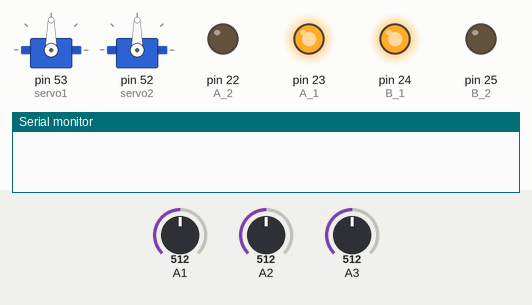
Recording of a sketch running on a simulated Arduino Mega 2560, built for the host (arithmetic inside an expression is 32-bit, double 64-bit). On the bench: 2 × servo, output pins drawn as LEDs (lit = HIGH), the last lines printed to the serial monitor. The test bench sets the inputs (shaded band); at power-on: A1 = 512, A2 = 512, A3 = 512.

Above: at 0.1 s.
At 2.2 s:
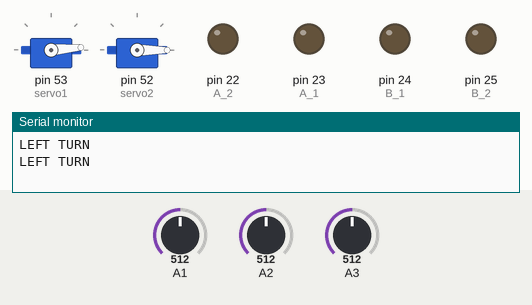
At 3.5 s:
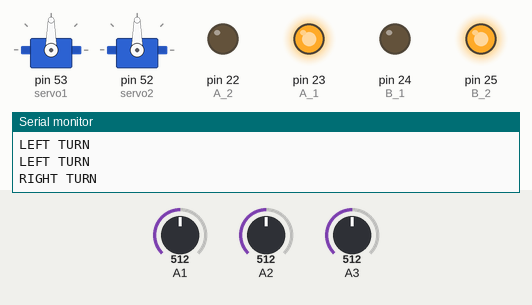
At 6.5 s:
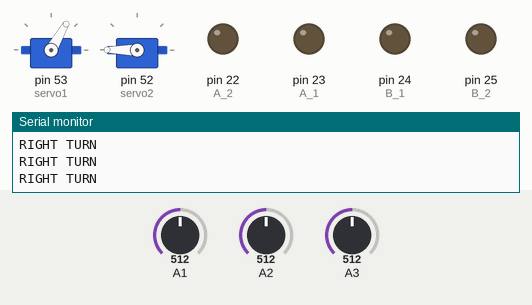
At 12.0 s:
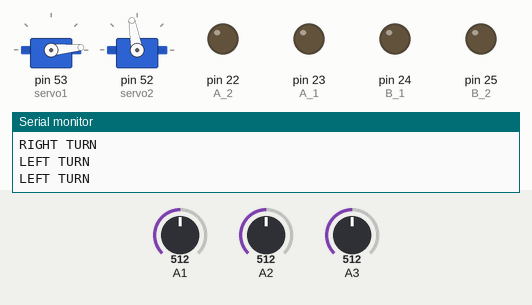
At 18.6 s:
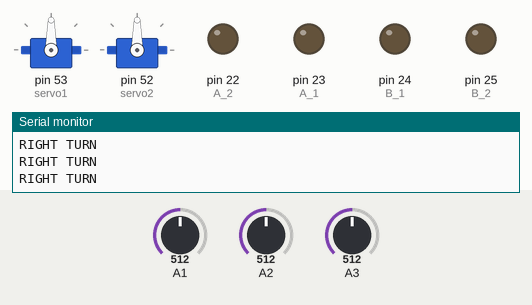
Timing chart, 0 to 20.1 s (numbered marks = the images above):
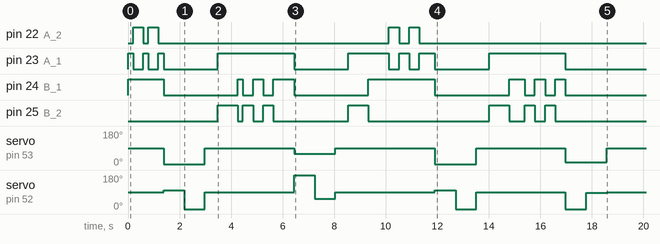

The sketch:

Eyantra_Task4.ino
```cpp
#include <Servo.h>
Servo servo1;  // create servo object to control a servo
Servo servo2;
const int EN_A = 46;
const int EN_B = 45;
const int A_1 = 23;
const int A_2 = 22;
const int B_1 = 24;
const int B_2 = 25;
int threshold = 500;
int rot_delay = 390;

/*
*
* Function Name: pin_init
* Input: void
* Output: void
* Logic: To initialise all the pins
* Example Call: pin_init()
*
*/
void pin_init(){
  pinMode(A_1,OUTPUT);
  pinMode(A_2,OUTPUT);
  pinMode(B_1,OUTPUT);
  pinMode(B_2,OUTPUT);
  servo1.attach(53);   // attaches the servo on B0 to the servo object
  servo2.attach(52);
  Serial.begin(57600);
}

/*
*
* Function Name: forward
* Input: void
* Output: void
* Logic: To move the bot forward
* Example Call: forward()
*
*/
void forward()
{
  digitalWrite(EN_A, HIGH);
  digitalWrite(EN_B, HIGH);
  digitalWrite(A_1, HIGH);
  digitalWrite(A_2, LOW);
  digitalWrite(B_1, HIGH);
  digitalWrite(B_2, LOW);
}

/*
*
* Function Name: stop
* Input: void
* Output: void
* Logic: To stop the bot
* Example Call: stop()
*
*/
void stop()
{
  digitalWrite(EN_A, LOW);
  digitalWrite(EN_B, LOW);
  digitalWrite(A_1, LOW);
  digitalWrite(A_2, LOW);
  digitalWrite(B_1, LOW);
  digitalWrite(B_2, LOW);
}

/*
*
* Function Name: soft_left
* Input: void
* Output: void
* Logic: To turn the bot to left softly
* Example Call: soft_left()
*
*/
void soft_left()
{
  digitalWrite(EN_A, HIGH);
  digitalWrite(EN_B, HIGH);
  digitalWrite(A_1, LOW);
  digitalWrite(A_2, LOW);
  digitalWrite(B_1, HIGH);
  digitalWrite(B_2, LOW);
}

/*
*
* Function Name: soft_right
* Input: void
* Output: void
* Logic: To turn the bot to right softly
* Example Call: soft_right()
*
*/
void soft_right()
{
  digitalWrite(EN_A, HIGH);
  digitalWrite(EN_B, HIGH);
  digitalWrite(A_1, HIGH);
  digitalWrite(A_2, LOW);
  digitalWrite(B_1, LOW);
  digitalWrite(B_2, LOW);
}

/*
*
* Function Name: left
* Input: void
* Output: void
* Logic: To turn the bot to left sharply
* Example Call: left()
*
*/
void left()
{
  digitalWrite(EN_A, HIGH);
  digitalWrite(EN_B, HIGH);
  digitalWrite(A_1, LOW);
  digitalWrite(A_2, HIGH);
  digitalWrite(B_1, HIGH);
  digitalWrite(B_2, LOW);
}

/*
*
* Function Name: right
* Input: void
* Output: void
* Logic: To turn the bot to right sharply
* Example Call: right()
*
*/
void right()
{
  digitalWrite(EN_A, HIGH);
  digitalWrite(EN_B, HIGH);
  digitalWrite(A_1, HIGH);
  digitalWrite(A_2, LOW);
  digitalWrite(B_1, LOW);
  digitalWrite(B_2, HIGH);
}

/*
*
* Function Name: pick
* Input: Left or Right
* Output: void
* Logic: To pick the CM according to the position of the CM
* Example Call: pick('L')
*
*/
void pick(unsigned char direction)
{
  if(direction=='L')
  { servo2.write(80);
    servo1.write(185);
    delay(800);
    servo2.write(180);
    delay(800);
    servo1.write(90);
    servo2.write(90);
  }
  else
  {
    servo2.write(100);
    servo1.write(5);
    delay(800);
    servo2.write(0);
    delay(800);
    servo1.write(90);
    servo2.write(90);
  }
  delay(500);
}

/*
*
* Function Name: drop
* Input: HighRise or LowRise
* Output: void
* Logic: To drop the CM according to the height of the Warehouse
* Example Call: drop('H')
*
*/
void drop(unsigned char direction) {
  if(direction=='L')
  {
      servo2.write(0);
      servo1.write(15);
      delay(800);
      servo2.write(85);
      delay(800);
      servo1.write(90);
      servo2.write(90);
    }
   else {
      servo2.write(180);
      servo1.write(60);
      delay(800);
      servo2.write(55);
      delay(800);
      servo1.write(90);
      servo2.write(90);
   }
   delay(500);
}

/*
*
* Function Name: forward_wls
* Input: void
* Output: void
* Logic: Uses white line sensors to go forward by a node
* Example Call: forward_wls(); //Goes forward
*
*/
void forward_wls()
{
  int left_sensor, center_sensor, right_sensor, flag = 0;
  while (flag==0){
    left_sensor = analogRead(A1);
    center_sensor = analogRead(A2);
    right_sensor = analogRead(A3);

    if (left_sensor < threshold and center_sensor > threshold and right_sensor < threshold) {       // x < threshold -> white
      Serial.begin("FORWARD");
      forward();
      //velocity(200, 200);
      _delay_ms(50);
    }
    else if (left_sensor < threshold and center_sensor < threshold and right_sensor > threshold) {
      Serial.begin("SOFT RIGHT");
      soft_right();
      //velocity(125, 0);
      _delay_ms(25);
    }
    else if (left_sensor > threshold and center_sensor < threshold and right_sensor < threshold) {
      Serial.begin("SOFT LEFT");
      soft_left();
      //velocity(0, 125);
      _delay_ms(25);
    }

    else if ((left_sensor > threshold and center_sensor > threshold and right_sensor > threshold) || (left_sensor < threshold and center_sensor > threshold and right_sensor > threshold) || (left_sensor > threshold and center_sensor > threshold and right_sensor < threshold)) {
      Serial.begin("NODE DETECTED");
      forward();
      delay(200);
      stop();
      flag = 1;
      break;
    }
  }
  stop();
}

/*
*
* Function Name: right_turn_wls
* Input: void
* Output: void
* Logic: Uses white line sensors to turn right until black line is encountered
* Example Call: right_turn_wls(); //Turns right until black line is encountered
*/
void right_turn_wls()
{
  Serial.println("LEFT TURN");
  left();
  _delay_ms(rot_delay);
  stop();
}

/*
*
* Function Name: left_turn_wls
* Input: void
* Output: void
* Logic: Uses white line sensors to turn left until black line is encountered
* Example Call: left_turn_wls(); //Turns right until black line is encountered
*
*/
void left_turn_wls()
{
  Serial.println("RIGHT TURN");
  right();
  _delay_ms(rot_delay);
  stop();
}

/*
*
* Function Name: task_4_zig()
* Input: void
* Output: void
* Logic: Uses white line sensors to complete task 4 using the ZigZag lines.
* Example Call: task_4_zig()
*/
void task_4_zig(){
  forward_wls();
  right_turn_wls();
  forward_wls();
  right_turn_wls();
  forward_wls();
  delay(1000);
  forward_wls();
  forward_wls();
  forward_wls();
  right_turn_wls();
  forward_wls();
  forward_wls();
  delay(1000);
  right_turn_wls();
  right_turn_wls();
  forward_wls();
  left_turn_wls();
  forward_wls();
  delay(1000);
  right_turn_wls();
  right_turn_wls();
  forward_wls();
  right_turn_wls();
  forward_wls();
  right_turn_wls();
  forward_wls();
  forward_wls();
}

/*
*
* Function Name: task_4()
* Input: void
* Output: void
* Logic: Uses white line sensors to complete task 4 without using the ZigZag lines.
* Example Call: task_4()
*/
void task_4(){
  forward_wls();
  right_turn_wls();
  forward_wls();
  right_turn_wls();
  forward_wls();
  pick('R');
  left_turn_wls();
  left_turn_wls();
  forward_wls();
  left_turn_wls();
  forward_wls();
  forward_wls();
  left_turn_wls();
  forward_wls();
  forward_wls();
  forward_wls();
  forward_wls();
  drop('H');
  left_turn_wls();
  left_turn_wls();
  forward_wls();
  forward_wls();
  forward_wls();
  forward_wls();
  right_turn_wls();
  forward_wls();
  forward_wls();
  right_turn_wls();
  forward_wls();
  forward_wls();
  forward_wls();
  pick('R');
  left_turn_wls();
  left_turn_wls();
  forward_wls();
  forward_wls();
  forward_wls();
  left_turn_wls();
  forward_wls();
  forward_wls();
  left_turn_wls();
  forward_wls();
  forward_wls();
  drop('L');
}
/*
*
* Function Name: setup
* Input: void
* Output: void
* Logic: The main function
* Example Call: setup()
*/
void setup(){
  pin_init();
  task_4();
}

void loop(){

  }
```
